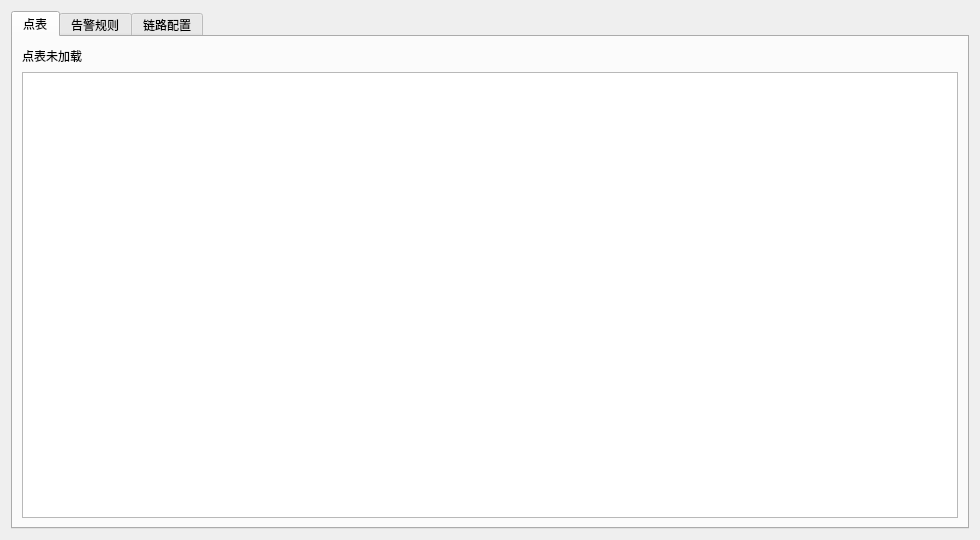
<?xml version="1.0" encoding="UTF-8"?>
<ui version="4.0">
 <class>ConfigWidget</class>
 <widget class="QWidget" name="ConfigWidget">
  <property name="geometry">
   <rect>
    <x>0</x>
    <y>0</y>
    <width>980</width>
    <height>540</height>
   </rect>
  </property>
  <layout class="QVBoxLayout" name="rootLayout">
   <item>
    <widget class="QTabWidget" name="tabConfig">
     <property name="currentIndex">
      <number>0</number>
     </property>
     <widget class="QWidget" name="tabPoints">
      <attribute name="title">
       <string>点表</string>
      </attribute>
      <layout class="QVBoxLayout" name="pointsLayout">
       <item>
        <layout class="QHBoxLayout" name="pointsTop">
         <item>
          <widget class="QLabel" name="lblPtSummary">
           <property name="text">
            <string>点表未加载</string>
           </property>
          </widget>
         </item>
         <item>
          <spacer name="pointsSpacer">
           <property name="orientation">
            <enum>Qt::Horizontal</enum>
           </property>
           <property name="sizeHint" stdset="0">
            <size>
             <width>40</width>
             <height>20</height>
            </size>
           </property>
          </spacer>
         </item>
        </layout>
       </item>
       <item>
        <widget class="QTableView" name="tablePoints">
         <property name="editTriggers">
          <set>QAbstractItemView::NoEditTriggers</set>
         </property>
         <property name="alternatingRowColors">
          <bool>true</bool>
         </property>
        </widget>
       </item>
      </layout>
     </widget>
     <widget class="QWidget" name="tabRules">
      <attribute name="title">
       <string>告警规则</string>
      </attribute>
      <layout class="QVBoxLayout" name="rulesLayout">
       <item>
        <widget class="QLabel" name="lblRules">
         <property name="text">
          <string>告警规则文件与条数</string>
         </property>
         <property name="wordWrap">
          <bool>true</bool>
         </property>
        </widget>
       </item>
       <item>
        <spacer name="rulesSpacer">
         <property name="orientation">
          <enum>Qt::Vertical</enum>
         </property>
         <property name="sizeHint" stdset="0">
          <size>
           <width>20</width>
           <height>40</height>
          </size>
         </property>
        </spacer>
       </item>
      </layout>
     </widget>
     <widget class="QWidget" name="tabLink">
      <attribute name="title">
       <string>链路配置</string>
      </attribute>
      <layout class="QVBoxLayout" name="linkLayout">
       <item>
        <layout class="QFormLayout" name="linkForm">
         <item row="0" column="0">
          <widget class="QLabel" name="lblHostTitle">
           <property name="text">
            <string>主机</string>
           </property>
          </widget>
         </item>
         <item row="0" column="1">
          <widget class="QLabel" name="lblHost">
           <property name="text">
            <string>-</string>
           </property>
          </widget>
         </item>
         <item row="1" column="0">
          <widget class="QLabel" name="lblPortTitle">
           <property name="text">
            <string>端口</string>
           </property>
          </widget>
         </item>
         <item row="1" column="1">
          <widget class="QLabel" name="lblPort">
           <property name="text">
            <string>-</string>
           </property>
          </widget>
         </item>
         <item row="2" column="0">
          <widget class="QLabel" name="lblPollTitle">
           <property name="text">
            <string>轮询间隔</string>
           </property>
          </widget>
         </item>
         <item row="2" column="1">
          <widget class="QLabel" name="lblPoll">
           <property name="text">
            <string>-</string>
           </property>
          </widget>
         </item>
        </layout>
       </item>
       <item>
        <widget class="QLabel" name="lblLinkNote">
         <property name="text">
          <string>链路参数由启动参数决定，运行期只读（修改需重启）。</string>
         </property>
         <property name="wordWrap">
          <bool>true</bool>
         </property>
        </widget>
       </item>
       <item>
        <spacer name="linkSpacer">
         <property name="orientation">
          <enum>Qt::Vertical</enum>
         </property>
         <property name="sizeHint" stdset="0">
          <size>
           <width>20</width>
           <height>40</height>
          </size>
         </property>
        </spacer>
       </item>
      </layout>
     </widget>
    </widget>
   </item>
  </layout>
 </widget>
 <resources/>
 <connections/>
</ui>
